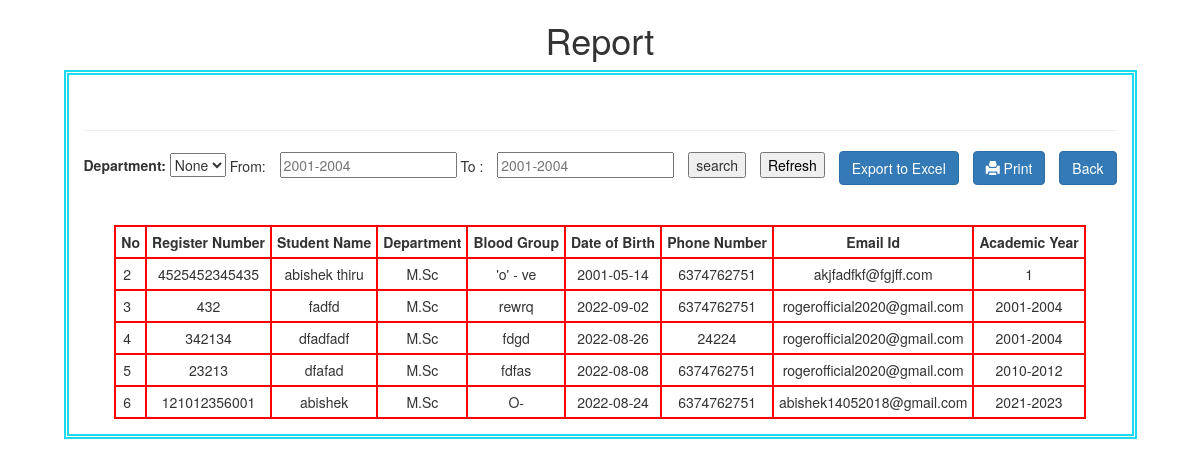
/studrep/ (signed in), run on the app's committed database.
### authentication/models.py (models this page shows)
class studet(models.Model):
    regno                    = models.IntegerField()
    name                   = models.CharField(max_length=120)
    dep                    = models.CharField(max_length=100)
    blood                 = models.CharField(max_length=30)
    datee                  = models.CharField(max_length=14)
    phone                  = models.IntegerField()
    email                = models.CharField(max_length=500)
    yearof               = models.CharField(max_length=20)

### authentication/views.py (the view)
# urls.py: path('studrep/',views.sturep),
def sturep(request):
    if request.method== 'POST':
        fdate = request.POST['fdate']
        tdate = request.POST['tdate']
        dep = request.POST['dep']
        altt1 = fdate and tdate and dep
        ttt = fdate and tdate
        altt2 = dep
        if bool(altt1):
            need= placesel.objects.raw(' SELECT* FROM authentication_studet    where dep = "'+dep+'" AND  yearof BETWEEN "'+fdate+'" and "'+tdate+'";')
            return render(request,'authentication/studrepp.html',{'student':need})
        elif bool(ttt):
            need= placesel.objects.raw(' SELECT* FROM authentication_studet where yearof BETWEEN "'+fdate+'" and "'+tdate+'";')
            return render(request,'authentication/studrepp.html',{'student':need})
        else:
            need= placesel.objects.raw(' SELECT* FROM authentication_studet where  dep = "'+dep+'" ')
            return render(request,'authentication/studrepp.html',{'student':need})
    else:
        ned= studet.objects.raw('select * from authentication_studet; ')
        return render(request,'authentication/studrepp.html',{'student':ned})

### templates/authentication/studrepp.html (shortened to what this page needs)
{% if user.is_lecturer %}
<!DOCTYPE html>
{% load static %}
<html lang="en">
<head>
  <link href="//maxcdn.bootstrapcdn.com/bootstrap/3.3.0/css/bootstrap.min.css" rel="stylesheet" id="bootstrap-css">
<link href="//maxcdn.bootstrapcdn.com/bootstrap/3.3.0/css/bootstrap.min.css" rel="stylesheet" id="bootstrap-css">
{% load static %}
</head>
<body>
  <center>
<h1>Report</h1>
<div>
  <br>
  <hr>
  <form method="post" enctype="multipart/form-data">
     <label for="">Department:</label>
      <select type="text" id="dep" name="dep">
        <option value="">None</option>
      </select>
 From: <input type="text" placeholder="2001-2004" name = "fdate" id="fdate">
To : <input type="text" placeholder="2001-2004" name="tdate" id="tdate">
<input type="submit"  value="search">
 <button type="button" name="home"><a href="/studrep/"> Refresh </a></button>
 <button  id="export" type="button" class="btn btn-primary"> Export to Excel</button>
 <button class="btn btn-primary hidden-print" onclick="window.print();"><span class="glyphicon glyphicon-print" aria-hidden="true"></span> Print</button>
<button  class="btn btn-primary hidden-print"><a style="color:white;" href="/repts/">Back</a></button>
<br><br>
<br>
  <table id="examble-table" border='3px'>
    <thead>
        <th>No</th>
        <th>Register Number</th>
        <th>Student Name</th>
        <th>Department</th>
        <th>Blood Group</th>
        <th>Date of Birth </th>
        <th>Phone Number</th>
        <th>Email Id</th>
        <th>Academic Year</th>
    </thead>
    <tr>
      {% for st in student %}
      <td></td>
      <td><center>{{st.regno}}</center></td>
      <td><center>{{st.name }}</center></td>
      <td><center>{{st.dep  }}</center></td>
      <td><center>{{st.blood}}</center></td>
      <td><center>{{st.datee}}</center></td>
      <td><center>{{st.phone}}</center></td>
      <td><center>{{st.email}}</center></td>
      <td><center>{{st.yearof}}</center></td>
    </tr>
    {% endfor %}
  </table>
</div>
<br>
</center>
</body>
</html>
{% endif %}

### templates/authentication/studrepp.html (style rules this page uses)
h1 { text-align: center; }
div { border: double rgb(26, 219, 237) 5px; display:inline-table; padding: 15px; }
input { margin-left: 10px; }
table,th,tr,td { border: 2px red solid; padding: 5px; }
button,a { text-decoration: none; color: black; }
button { margin-left: 10px; }
table { counter-reset: rowNumber; }
table tr { counter-increment: rowNumber; }
table tr td:first-child::before { content: counter(rowNumber); min-width: 1em; margin-right: 0.5em; }
table,th { text-align: center; }

### data on the page
studet: regno "4525452345435", name "abishek thiru", dep "M.Sc", blood "'o' - ve", datee "2001-05-14", phone "6374762751", email "akjfadfkf@fgjff.com", yearof "1"
studet: regno "432", name "fadfd", dep "M.Sc", blood "rewrq", datee "2022-09-02", phone "6374762751", email "rogerofficial2020@gmail.com", yearof "2001-2004"
studet: regno "342134", name "dfadfadf", dep "M.Sc", blood "fdgd", datee "2022-08-26", phone "24224", email "rogerofficial2020@gmail.com", yearof "2001-2004"
studet: regno "23213", name "dfafad", dep "M.Sc", blood "fdfas", datee "2022-08-08", phone "6374762751", email "rogerofficial2020@gmail.com", yearof "2010-2012"
studet: regno "121012356001", name "abishek", dep "M.Sc", blood "O-", datee "2022-08-24", phone "6374762751", email "abishek14052018@gmail.com", yearof "2021-2023"
